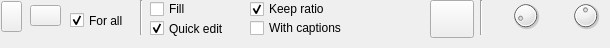
    <widget class="QWidget" name="tab_5">
     <attribute name="title">
      <string>Edit</string>
     </attribute>
     <widget class="QPushButton" name="pushButton_33">
      <property name="geometry">
       <rect>
        <x>1</x>
        <y>1</y>
        <width>21</width>
        <height>31</height>
       </rect>
      </property>
      <property name="text">
       <string/>
      </property>
      <property name="icon">
       <iconset resource="res.qrc">
        <normaloff>:/new/prefix1/check</normaloff>:/new/prefix1/check</iconset>
      </property>
     </widget>
     <widget class="QPushButton" name="pushButton_34">
      <property name="geometry">
       <rect>
        <x>30</x>
        <y>5</y>
        <width>31</width>
        <height>21</height>
       </rect>
      </property>
      <property name="text">
       <string/>
      </property>
     </widget>
     <widget class="QCheckBox" name="checkBox_7">
      <property name="geometry">
       <rect>
        <x>70</x>
        <y>10</y>
        <width>85</width>
        <height>21</height>
       </rect>
      </property>
      <property name="font">
       <font>
        <family>Ubuntu</family>
        <weight>50</weight>
        <italic>false</italic>
        <bold>false</bold>
       </font>
      </property>
      <property name="text">
       <string>For all</string>
      </property>
      <property name="checked">
       <bool>true</bool>
      </property>
     </widget>
     <widget class="Line" name="line_4">
      <property name="geometry">
       <rect>
        <x>140</x>
        <y>0</y>
        <width>3</width>
        <height>35</height>
       </rect>
      </property>
      <property name="orientation">
       <enum>Qt::Vertical</enum>
      </property>
     </widget>
     <widget class="QCheckBox" name="checkBox_8">
      <property name="geometry">
       <rect>
        <x>150</x>
        <y>1</y>
        <width>91</width>
        <height>16</height>
       </rect>
      </property>
      <property name="text">
       <string>Fill</string>
      </property>
      <property name="tristate">
       <bool>false</bool>
      </property>
     </widget>
     <widget class="QCheckBox" name="checkBox_9">
      <property name="geometry">
       <rect>
        <x>150</x>
        <y>18</y>
        <width>101</width>
        <height>21</height>
       </rect>
      </property>
      <property name="text">
       <string>Quick edit</string>
      </property>
      <property name="checked">
       <bool>true</bool>
      </property>
     </widget>
     <widget class="QCheckBox" name="checkBox_10">
      <property name="geometry">
       <rect>
        <x>250</x>
        <y>1</y>
        <width>131</width>
        <height>16</height>
       </rect>
      </property>
      <property name="text">
       <string>Keep ratio</string>
      </property>
      <property name="checked">
       <bool>true</bool>
      </property>
     </widget>
     <widget class="QCheckBox" name="checkBox_12">
      <property name="geometry">
       <rect>
        <x>250</x>
        <y>20</y>
        <width>131</width>
        <height>16</height>
       </rect>
      </property>
      <property name="text">
       <string>With captions</string>
      </property>
     </widget>
     <widget class="QDial" name="dial_3">
      <property name="geometry">
       <rect>
        <x>510</x>
        <y>0</y>
        <width>31</width>
        <height>31</height>
       </rect>
      </property>
      <property name="toolTip">
       <string>Interval between pictures</string>
      </property>
      <property name="maximum">
       <number>100</number>
      </property>
      <property name="value">
       <number>10</number>
      </property>
      <property name="orientation">
       <enum>Qt::Horizontal</enum>
      </property>
     </widget>
     <widget class="QDial" name="dial_4">
      <property name="geometry">
       <rect>
        <x>570</x>
        <y>0</y>
        <width>31</width>
        <height>31</height>
       </rect>
      </property>
      <property name="toolTip">
       <string>Rotate a picture</string>
      </property>
      <property name="minimum">
       <number>-180</number>
      </property>
      <property name="maximum">
       <number>180</number>
      </property>
      <property name="pageStep">
       <number>1</number>
      </property>
     </widget>
     <widget class="QLabel" name="label_8">
      <property name="geometry">
       <rect>
        <x>485</x>
        <y>5</y>
        <width>21</width>
        <height>21</height>
       </rect>
      </property>
      <property name="text">
       <string/>
      </property>
      <property name="pixmap">
       <pixmap resource="res.qrc">:/new/prefix1/marg</pixmap>
      </property>
      <property name="scaledContents">
       <bool>true</bool>
      </property>
     </widget>
     <widget class="QLabel" name="label_14">
      <property name="geometry">
       <rect>
        <x>550</x>
        <y>5</y>
        <width>21</width>
        <height>21</height>
       </rect>
      </property>
      <property name="text">
       <string/>
      </property>
      <property name="pixmap">
       <pixmap resource="res.qrc">:/new/prefix1/rotor</pixmap>
      </property>
      <property name="scaledContents">
       <bool>true</bool>
      </property>
     </widget>
     <widget class="Line" name="line_7">
      <property name="geometry">
       <rect>
        <x>480</x>
        <y>0</y>
        <width>3</width>
        <height>35</height>
       </rect>
      </property>
      <property name="orientation">
       <enum>Qt::Vertical</enum>
      </property>
     </widget>
     <widget class="QPushButton" name="pushButton_32">
      <property name="geometry">
       <rect>
        <x>430</x>
        <y>0</y>
        <width>44</width>
        <height>38</height>
       </rect>
      </property>
      <property name="toolTip">
       <string>Clip</string>
      </property>
      <property name="text">
       <string/>
      </property>
      <property name="icon">
       <iconset resource="res.qrc">
        <normaloff>:/new/prefix1/clip</normaloff>:/new/prefix1/clip</iconset>
      </property>
      <property name="iconSize">
       <size>
        <width>32</width>
        <height>32</height>
       </size>
      </property>
     </widget>
    </widget>
